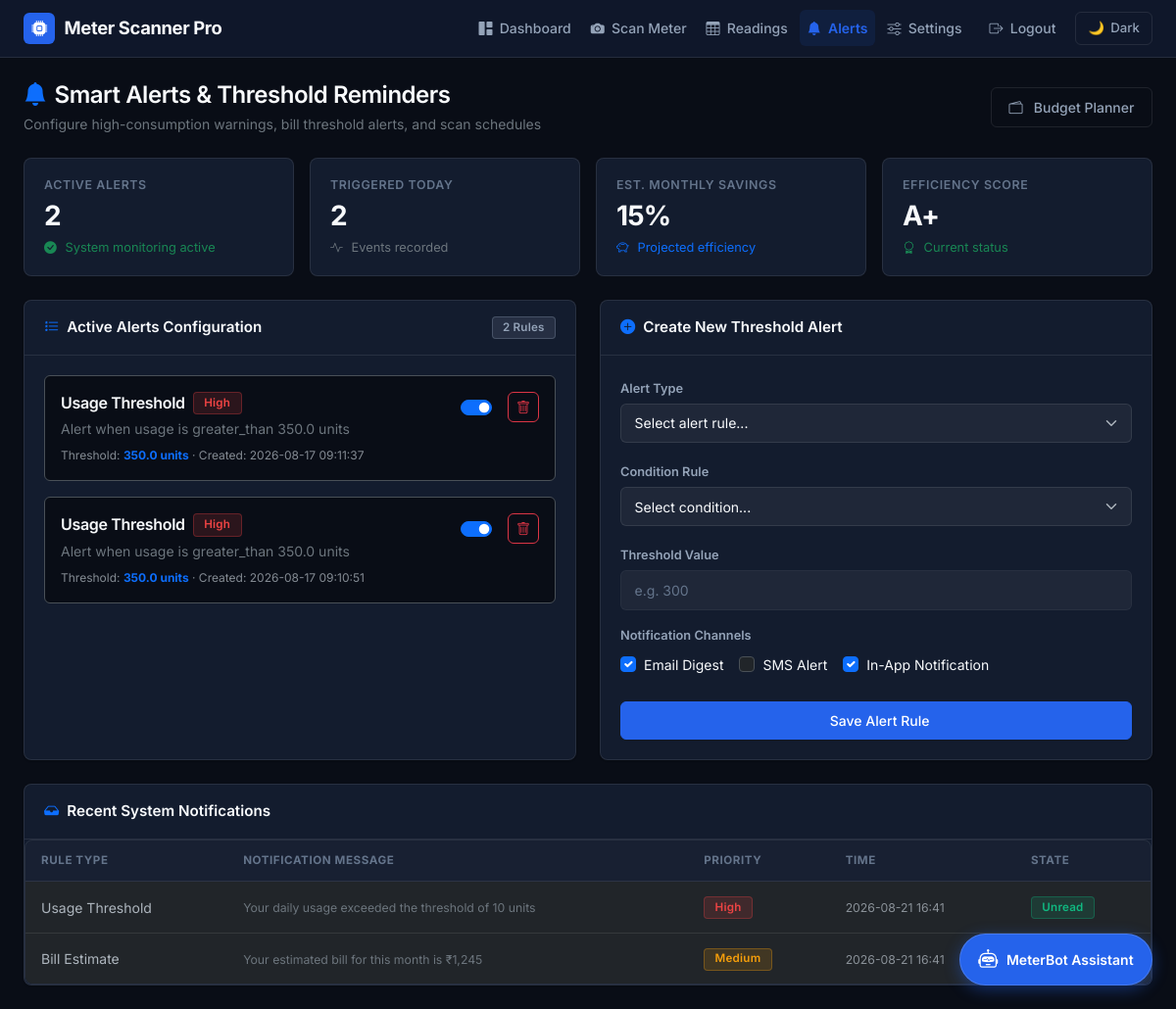
The page /alerts (signed in) on the database its author committed.
### tables this page shows
CREATE TABLE alerts (
                id INTEGER PRIMARY KEY AUTOINCREMENT,
                user_id INTEGER NOT NULL,
                alert_type TEXT NOT NULL,
                threshold_value REAL,
                condition_type TEXT,
                is_active BOOLEAN DEFAULT 1,
                created_at DATETIME DEFAULT CURRENT_TIMESTAMP,
                FOREIGN KEY (user_id) REFERENCES users (id)
            );

### app.py (the view)
@app.route('/alerts')
@login_required
def alerts():
    conn = get_db_connection()
    try:
        c = conn.cursor()
        c.execute("""
            SELECT id, alert_type, threshold_value, condition_type, is_active, created_at
            FROM alerts
            WHERE user_id = ? AND is_active = 1
            ORDER BY created_at DESC
        """, (current_user.id,))
        alerts_data = c.fetchall()
        active_alerts = []
        for alert in alerts_data:
            active_alerts.append({
                'id': alert['id'],
                'alert_type': alert['alert_type'],
                'threshold_value': alert['threshold_value'],
                'condition_type': alert['condition_type'],
                'is_active': bool(alert['is_active']),
                'created_at': alert['created_at'],
                'priority': 'high' if alert['alert_type'] == 'usage_threshold' else 'medium',
                'description': f"Alert when usage is {alert['condition_type']} {alert['threshold_value']} units",
                'unit': 'units'
            })
        triggered_today = [alert for alert in active_alerts[:2]] if active_alerts else []
        efficiency_score = 'A+'
        monthly_savings = 15
        recent_notifications = [
            {
                'alert_type': 'usage_threshold',
                'message': 'Your daily usage exceeded the threshold of 10 units',
                'priority': 'high',
                'created_at': datetime.now().strftime('%Y-%m-%d %H:%M'),
                'is_read': False
            },
            {
                'alert_type': 'bill_estimate',
                'message': 'Your estimated bill for this month is ₹1,245',
                'priority': 'medium',
                'created_at': datetime.now().strftime('%Y-%m-%d %H:%M'),
                'is_read': True
            }
        ]
        return render_template('alerts.html',
                            active_alerts=active_alerts,
                            triggered_today=triggered_today,
                            monthly_savings=monthly_savings,
                            efficiency_score=efficiency_score,
                            recent_notifications=recent_notifications)
    finally:
        conn.close()

### app.py (called while the page is built)
def get_db_connection():
    try:
        conn = sqlite3.connect(DB_FILE)
        conn.row_factory = sqlite3.Row
        return conn
    except sqlite3.DatabaseError as e:
        print(f"Database error: {e}")
        init_db()
        conn = sqlite3.connect(DB_FILE)
        conn.row_factory = sqlite3.Row
        return conn

### templates/alerts.html (shortened to what this page needs)
{% extends "base.html" %}
{% block content %}
<div class="d-flex align-items-center justify-content-between flex-wrap gap-3 mb-4">
    <div>
        <h4 class="mb-1 font-weight-700"><i class="bi bi-bell-fill text-primary me-2"></i>Smart Alerts & Threshold Reminders</h4>
        <p class="text-secondary small mb-0">Configure high-consumption warnings, bill threshold alerts, and scan schedules</p>
    </div>
    <div>
        <a href="{{ url_for('budget_planner') }}" class="btn btn-outline-secondary btn-sm">
            <i class="bi bi-wallet2 me-1"></i> Budget Planner
        </a>
    </div>
</div>
<div class="row g-3 mb-4">
    <div class="col-12 col-sm-6 col-xl-3">
        <div class="kpi-card">
            <div class="kpi-label">Active Alerts</div>
            <div class="kpi-value">{{ active_alerts|length }}</div>
            <div class="kpi-subtext text-success"><i class="bi bi-check-circle-fill me-1"></i> System monitoring active</div>
        </div>
    </div>
    <div class="col-12 col-sm-6 col-xl-3">
        <div class="kpi-card">
            <div class="kpi-label">Triggered Today</div>
            <div class="kpi-value">{{ triggered_today|length }}</div>
            <div class="kpi-subtext text-secondary"><i class="bi bi-activity me-1"></i> Events recorded</div>
        </div>
    </div>
    <div class="col-12 col-sm-6 col-xl-3">
        <div class="kpi-card">
            <div class="kpi-label">Est. Monthly Savings</div>
            <div class="kpi-value">{{ monthly_savings }}%</div>
            <div class="kpi-subtext text-primary"><i class="bi bi-piggy-bank me-1"></i> Projected efficiency</div>
        </div>
    </div>
    <div class="col-12 col-sm-6 col-xl-3">
        <div class="kpi-card">
            <div class="kpi-label">Efficiency Score</div>
            <div class="kpi-value">{{ efficiency_score }}</div>
            <div class="kpi-subtext text-success"><i class="bi bi-award me-1"></i> Current status</div>
        </div>
    </div>
</div>
<div class="row g-4">
    <div class="col-12 col-lg-6">
        <div class="card h-100">
            <div class="card-header d-flex align-items-center justify-content-between">
                <span class="font-weight-600"><i class="bi bi-list-stars text-primary me-2"></i>Active Alerts Configuration</span>
                <span class="badge badge-neutral">{{ active_alerts|length }} Rules</span>
            </div>
            <div class="card-body">
                {% if active_alerts %}
                    <div class="d-flex flex-column gap-3">
                        {% for alert in active_alerts %}
                        <div class="p-3 rounded border" style="background-color: var(--bg-main);">
                            <div class="d-flex justify-content-between align-items-start gap-2">
                                <div>
                                    <div class="d-flex align-items-center gap-2 mb-1">
                                        <h6 class="mb-0 font-weight-600">{{ alert.alert_type|replace('_', ' ')|title }}</h6>
                                        <span class="badge {% if alert.priority == 'high' %}badge-danger{% elif alert.priority == 'medium' %}badge-warning{% else %}badge-info{% endif %}">
                                            {{ (alert.priority or 'Active')|title }}
                                        </span>
                                    </div>
                                    <p class="text-secondary small mb-2">{{ alert.description or 'Automatic alert notification' }}</p>
                                    <div class="text-muted small" style="font-size: 0.75rem;">
                                        Threshold: <strong class="text-primary">{{ alert.threshold_value }} {{ alert.unit or 'units' }}</strong> ·
                                        Created: {{ alert.created_at or 'Recently' }}
                                    </div>
                                </div>
                                <div class="d-flex align-items-center gap-2">
                                    <div class="form-check form-switch mb-0">
                                        <input class="form-check-input shadow-none cursor-pointer" type="checkbox" role="switch"
                                               {{ 'checked' if alert.is_active else '' }}
                                               onchange="toggleAlert({{ alert.id }}, this)">
                                    </div>
                                    <button class="btn btn-outline-danger btn-sm p-1 px-2" onclick="deleteAlert({{ alert.id }})" title="Delete Alert">
                                        <i class="bi bi-trash"></i>
                                    </button>
                                </div>
                            </div>
                        </div>
                        {% endfor %}
                    </div>
                {% else %}
                    <div class="text-center py-5">
                        <i class="bi bi-bell-slash text-muted fs-1 mb-2"></i>
                        <p class="text-secondary small mb-0">No active alerts configured. Use the form to set up your first rule.</p>
                    </div>
                {% endif %}
            </div>
        </div>
    </div>
    <div class="col-12 col-lg-6">
        <div class="card h-100">
            <div class="card-header font-weight-600">
                <i class="bi bi-plus-circle-fill text-primary me-2"></i>Create New Threshold Alert
            </div>
            <div class="card-body">
                <form id="alertForm">
                    <div class="mb-3">
                        <label class="form-label">Alert Type</label>
                        <select class="form-select" id="alertType" required>
                            <option value="">Select alert rule...</option>
                        </select>
                    </div>
                    <div class="mb-3">
                        <label class="form-label">Condition Rule</label>
                        <select class="form-select" id="conditionType" required>
                            <option value="">Select condition...</option>
                        </select>
                    </div>
                    <div class="mb-3">
                        <label class="form-label">Threshold Value</label>
                        <input type="number" class="form-control" id="thresholdValue" placeholder="e.g. 300" step="0.01" required>
                    </div>
                    <div class="mb-4">
                        <label class="form-label d-block mb-2">Notification Channels</label>
                        <div class="d-flex flex-wrap gap-3">
                            <div class="form-check">
                                <input class="form-check-input" type="checkbox" id="emailNotif" checked>
                                <label class="form-check-label small" for="emailNotif">Email Digest</label>
                            </div>
                            <div class="form-check">
                                <input class="form-check-input" type="checkbox" id="smsNotif">
                                <label class="form-check-label small" for="smsNotif">SMS Alert</label>
                            </div>
                            <div class="form-check">
                                <input class="form-check-input" type="checkbox" id="pushNotif" checked>
                                <label class="form-check-label small" for="pushNotif">In-App Notification</label>
                            </div>
                        </div>
                    </div>
                    <button type="submit" class="btn btn-primary w-100 py-2">
                         Save Alert Rule
                    </button>
                </form>
            </div>
        </div>
    </div>
</div>
<div class="card mt-4">
    <div class="card-header font-weight-600">
        <i class="bi bi-inbox-fill text-primary me-2"></i>Recent System Notifications
    </div>
    <div class="card-body p-0">
        {% if recent_notifications %}
            <div class="table-responsive">
                <table class="table">
                    <thead>
                        <tr>
                            <th>Rule Type</th>
                            <th>Notification Message</th>
                            <th>Priority</th>
                            <th>Time</th>
                            <th>State</th>
                        </tr>
                    </thead>
                    <tbody>
                        {% for notification in recent_notifications %}
                        <tr>
                            <td class="font-weight-600">{{ notification.alert_type|replace('_', ' ')|title }}</td>
                            <td><span class="text-secondary small">{{ notification.message }}</span></td>
                            <td>
                                <span class="badge {% if notification.priority == 'high' %}badge-danger{% elif notification.priority == 'medium' %}badge-warning{% else %}badge-info{% endif %}">
                                    {{ notification.priority|title }}
                                </span>
                            </td>
                            <td><span class="text-muted small">{{ notification.created_at }}</span></td>
                            <td>
                                <span class="badge {% if notification.is_read %}badge-neutral{% else %}badge-success{% endif %}">
                                    {{ 'Read' if notification.is_read else 'Unread' }}
                                </span>
                            </td>
                        </tr>
                        {% endfor %}
                    </tbody>
                </table>
            </div>
        {% else %}
            <div class="text-center py-4">
                <i class="bi bi-check2-all text-muted fs-2 mb-2"></i>
                <p class="text-secondary small mb-0">No unread alert notifications.</p>
            </div>
        {% endif %}
    </div>
</div>
{% endblock %}

### templates/base.html (shortened to what this page needs)
<!DOCTYPE html>
<html lang="en" data-bs-theme="dark">
<head>
    <link href="https://cdn.jsdelivr.net/npm/bootstrap@5.3.0/dist/css/bootstrap.min.css" rel="stylesheet">
    <link rel="stylesheet" href="https://cdn.jsdelivr.net/npm/bootstrap-icons@1.11.0/font/bootstrap-icons.css">
</head>
<body>
    <nav class="navbar navbar-expand-lg app-navbar">
        <div class="container-fluid px-lg-4">
            <a class="navbar-brand-logo" href="{{ url_for('home') }}">
                <span class="brand-badge"><i class="bi bi-cpu-fill"></i></span>
                <span>Meter Scanner Pro</span>
            </a>
            <div class="collapse navbar-collapse" id="appNavbarContent">
                <ul class="navbar-nav ms-auto align-items-lg-center gap-lg-1 my-2 my-lg-0">
                    {% if current_user.is_authenticated %}
                        <li class="nav-item">
                            <a class="nav-link {% if request.endpoint == 'dashboard' %}active{% endif %}" href="{{ url_for('dashboard') }}">
                                <i class="bi bi-grid-1x2-fill"></i> Dashboard
                            </a>
                        </li>
                        <li class="nav-item">
                            <a class="nav-link {% if request.endpoint == 'capture' %}active{% endif %}" href="{{ url_for('capture') }}">
                                <i class="bi bi-camera-fill"></i> Scan Meter
                            </a>
                        </li>
                        <li class="nav-item">
                            <a class="nav-link {% if request.endpoint == 'readings' %}active{% endif %}" href="{{ url_for('readings') }}">
                                <i class="bi bi-table"></i> Readings
                            </a>
                        </li>
                        <li class="nav-item">
                            <a class="nav-link {% if request.endpoint == 'alerts' %}active{% endif %}" href="{{ url_for('alerts') }}">
                                <i class="bi bi-bell-fill"></i> Alerts
                            </a>
                        </li>
                        <li class="nav-item">
                            <a class="nav-link {% if request.endpoint == 'settings' %}active{% endif %}" href="{{ url_for('settings') }}">
                                <i class="bi bi-sliders"></i> Settings
                            </a>
                        </li>
                        <li class="nav-item ms-lg-2">
                            <a class="nav-link text-danger-hover" href="{{ url_for('logout') }}" title="Sign Out">
                                <i class="bi bi-box-arrow-right"></i> Logout
                            </a>
                        </li>
                    {% endif %}
                    <li class="nav-item ms-lg-2">
                        <button class="theme-toggle-btn" onclick="toggleTheme()" title="Toggle Color Theme">
                            <span class="theme-icon">🌙</span>
                            <span class="theme-text">Dark</span>
                        </button>
                    </li>
                </ul>
            </div>
        </div>
    </nav>
    <main class="container-fluid px-lg-4 py-4">
        {% block content %}{% endblock %}
    </main>
    <button class="chatbot-floating-btn" data-bs-toggle="modal" data-bs-target="#chatbotModal" id="chatbot-toggle">
        <i class="bi bi-robot fs-5"></i>
        <span>MeterBot Assistant</span>
    </button>
</body>
</html>

### rows shown on the page
alerts: alert_type "Usage Threshold", priority "High", description "Alert when usage is greater_than 350.0 units", threshold_value "350.0", unit "units", created_at "2026-08-17 09:11:37"
alerts: alert_type "Usage Threshold", priority "High", description "Alert when usage is greater_than 350.0 units", threshold_value "350.0", unit "units", created_at "2026-08-17 09:10:51"

### other values the page prints
{{ active_alerts|length }} "2"
{{ triggered_today|length }} "2"
{{ monthly_savings }} "15"
{{ efficiency_score }} "A+"
{{ notification.alert_type|replace('_', ' ')|title }} "Usage Threshold" "Bill Estimate"
{{ notification.message }} "Your daily usage exceeded the threshold of 10 units" "Your estimated bill for this month is ₹1,245"
{{ notification.priority|title }} "High" "Medium"
{{ notification.created_at }} "2026-08-21 16:41" "2026-08-21 16:41"
{{ 'Read' if notification.is_read else 'Unread' }} "Unread"
